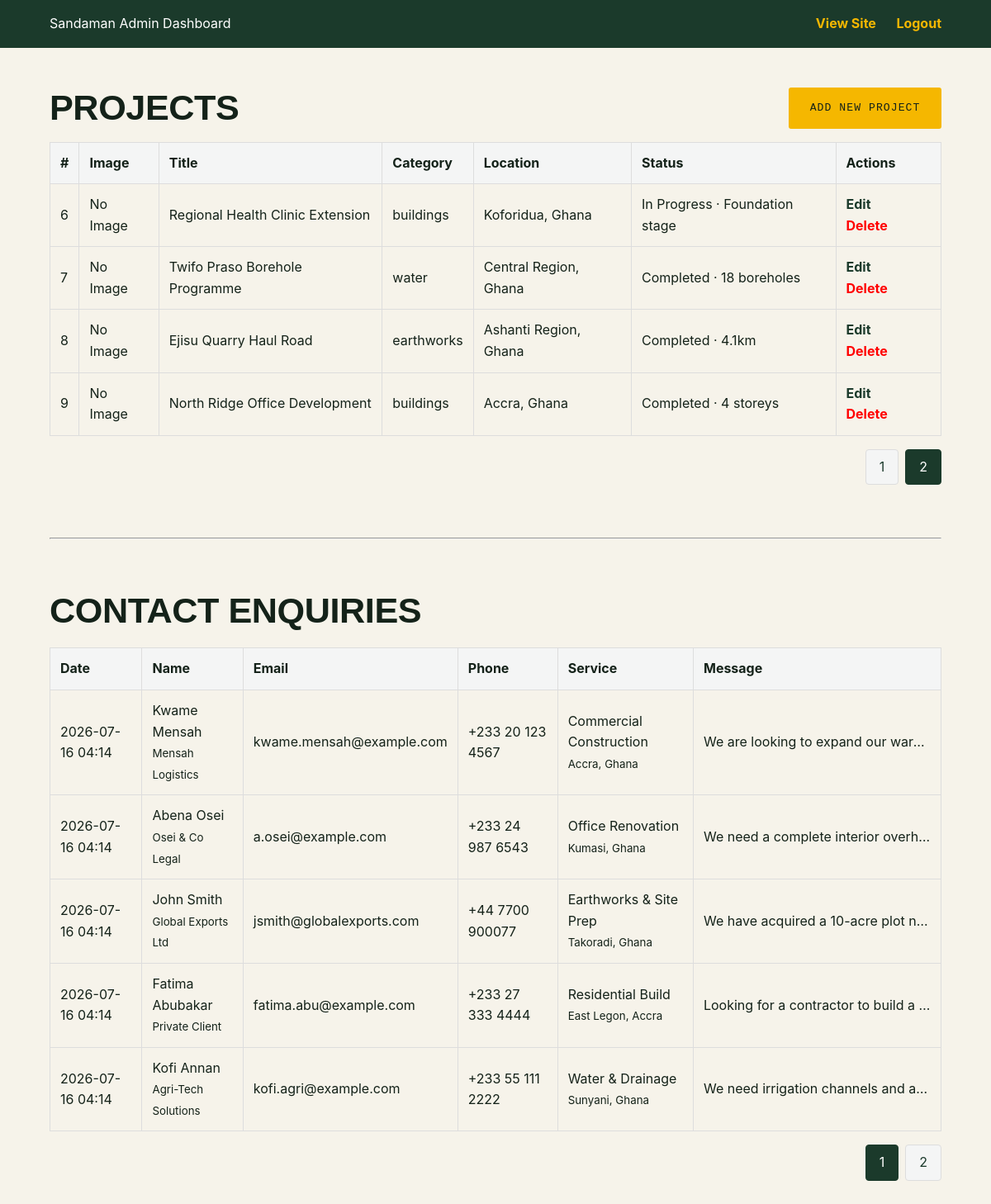
The app's page /admin/index.php?p_proj=2&p_cont=1 (signed in) with its own data.
### tables this page shows
CREATE TABLE IF NOT EXISTS projects (
    id INT AUTO_INCREMENT PRIMARY KEY,
    category VARCHAR(50) NOT NULL,
    location VARCHAR(255),
    title VARCHAR(255) NOT NULL,
    status VARCHAR(100),
    image_url VARCHAR(255),
    created_at TIMESTAMP DEFAULT CURRENT_TIMESTAMP
);

CREATE TABLE IF NOT EXISTS contacts (
    id INT AUTO_INCREMENT PRIMARY KEY,
    name VARCHAR(255) NOT NULL,
    company VARCHAR(255),
    email VARCHAR(255) NOT NULL,
    phone VARCHAR(50),
    service VARCHAR(100),
    location VARCHAR(255),
    message TEXT NOT NULL,
    created_at TIMESTAMP DEFAULT CURRENT_TIMESTAMP
);

### admin/index.php (the view, shortened to what this page needs)
<?php
require_once '../db/db.php';
$limit = 5;
$p_cont = isset($_GET['p_cont']) ? max(1, (int)$_GET['p_cont']) : 1;
$offset_cont = ($p_cont - 1) * $limit;
$stmt = $pdo->query('SELECT COUNT(*) FROM contacts');
$total_contacts = $stmt->fetchColumn();
$total_p_cont = ceil($total_contacts / $limit);
$stmt = $pdo->prepare('SELECT * FROM contacts ORDER BY created_at DESC LIMIT :limit OFFSET :offset');
$stmt->bindValue(':limit', $limit, PDO::PARAM_INT);
$stmt->bindValue(':offset', $offset_cont, PDO::PARAM_INT);
$stmt->execute();
$contacts = $stmt->fetchAll();
$p_proj = isset($_GET['p_proj']) ? max(1, (int)$_GET['p_proj']) : 1;
$offset_proj = ($p_proj - 1) * $limit;
$stmt = $pdo->query('SELECT COUNT(*) FROM projects');
$total_projects = $stmt->fetchColumn();
$total_p_proj = ceil($total_projects / $limit);
$stmt = $pdo->prepare('SELECT * FROM projects ORDER BY created_at DESC LIMIT :limit OFFSET :offset');
$stmt->bindValue(':limit', $limit, PDO::PARAM_INT);
$stmt->bindValue(':offset', $offset_proj, PDO::PARAM_INT);
$stmt->execute();
$projects = $stmt->fetchAll();
?>
<!DOCTYPE html>
<html lang="en">
<head>
    <link rel="stylesheet" href="../css/base.css">
    <link rel="stylesheet" href="../css/layout.css">
    <link rel="stylesheet" href="../css/components.css">
</head>
<body>
    <header class="admin-header">
        <div class="container">
            <div>Sandaman Admin Dashboard</div>
            <div>
                <a href="../index" target="_blank" style="margin-right:20px;">View Site</a>
                <a href="logout.php">Logout</a>
            </div>
        </div>
    </header>
    <main class="container dashboard-section">
        <div class="header-actions">
            <h2>Projects</h2>
            <a href="project_add.php" class="btn btn-primary">Add New Project</a>
        </div>
        <div class="table-responsive">
            <table>
                <thead>
                <tr>
                    <th>#</th>
                    <th>Image</th>
                    <th>Title</th>
                    <th>Category</th>
                    <th>Location</th>
                    <th>Status</th>
                    <th>Actions</th>
                </tr>
            </thead>
            <tbody>
                <?php if (empty($projects)): ?>
                    <tr><td colspan="7">No projects found.</td></tr>
                <?php else: ?>
                    <?php foreach ($projects as $index => $p): ?>
                        <tr>
                            <td><?= ($offset_proj + $index + 1) ?></td>
                            <td>
                                <?php if ($p['image_url']): ?>
                                    <img src="../<?= htmlspecialchars($p['image_url']) ?>" alt="Img" style="width:50px; height:50px; object-fit:cover;">
                                <?php else: ?>
                                    No Image
                                <?php endif; ?>
                            </td>
                            <td><?= htmlspecialchars($p['title']) ?></td>
                            <td><?= htmlspecialchars($p['category']) ?></td>
                            <td><?= htmlspecialchars($p['location']) ?></td>
                            <td><?= htmlspecialchars($p['status']) ?></td>
                            <td class="actions">
                                <a href="project_edit.php?id=<?= $p['id'] ?>">Edit</a>
                                <a href="#" class="delete" onclick="openDeleteModal('project_delete.php?id=<?= $p['id'] ?>'); return false;">Delete</a>
                            </td>
                        </tr>
                    <?php endforeach; ?>
                <?php endif; ?>
            </tbody>
        </table>
        </div>
        <?php if ($total_p_proj > 1): ?>
        <div class="pagination">
            <?php for ($i = 1; $i <= $total_p_proj; $i++): ?>
                <a href="?p_proj=<?= $i ?>&p_cont=<?= $p_cont ?>" class="<?= $i === $p_proj ? 'active' : '' ?>"><?= $i ?></a>
            <?php endfor; ?>
        </div>
        <?php endif; ?>
        <hr style="margin: 4rem 0;">
        <h2>Contact Enquiries</h2>
        <div class="table-responsive">
            <table>
            <thead>
                <tr>
                    <th>Date</th>
                    <th>Name</th>
                    <th>Email</th>
                    <th>Phone</th>
                    <th>Service</th>
                    <th>Message</th>
                </tr>
            </thead>
            <tbody>
                <?php if (empty($contacts)): ?>
                    <tr><td colspan="6">No enquiries yet.</td></tr>
                <?php else: ?>
                    <?php foreach ($contacts as $c): ?>
                        <tr>
                            <td><?= date('Y-m-d H:i', strtotime($c['created_at'])) ?></td>
                            <td><?= htmlspecialchars($c['name']) ?> <br><small><?= htmlspecialchars($c['company']) ?></small></td>
                            <td><a href="mailto:<?= htmlspecialchars($c['email']) ?>"><?= htmlspecialchars($c['email']) ?></a></td>
                            <td><?= htmlspecialchars($c['phone']) ?></td>
                            <td><?= htmlspecialchars($c['service']) ?> <br><small><?= htmlspecialchars($c['location']) ?></small></td>
                            <td style="max-width: 300px; overflow: hidden; text-overflow: ellipsis; white-space: nowrap;" title="<?= htmlspecialchars($c['message']) ?>">
                                <?= htmlspecialchars($c['message']) ?>
                            </td>
                        </tr>
                    <?php endforeach; ?>
                <?php endif; ?>
            </tbody>
        </table>
        </div>
        <?php if ($total_p_cont > 1): ?>
        <div class="pagination">
            <?php for ($i = 1; $i <= $total_p_cont; $i++): ?>
                <a href="?p_proj=<?= $p_proj ?>&p_cont=<?= $i ?>" class="<?= $i === $p_cont ? 'active' : '' ?>"><?= $i ?></a>
            <?php endfor; ?>
        </div>
        <?php endif; ?>
    </main>
</body>
</html>

### css/base.css (style rules this page uses)
:root { --ink: #142219; --forest: #1B3A2B; --forest-2: #2F5B41; --forest-3: #3E7554; --yellow: #F5B700; --yellow-deep:#C98F00; --paper: #F6F3EA; --paper-2: #EFEADA; --steel: #767C6F; --steel-light:#AEB3A3; --line: #DBD5C2; --line-dark: rgba(246,243,234,0.14); --white: #FFFFFF; --f-display: 'Archivo Expanded', 'Arial Narrow', sans-serif; --f-body: 'Inter', -apple-system, BlinkMacSystemFont, sans-serif; --f-mono: 'IBM Plex Mono', 'SFMono-Regular', monospace; --gutter: clamp(20px, 5vw, 64px); --radius: 3px; --ease: cubic-bezier(.22,.61,.36,1); }
*,*::before,*::after { box-sizing:border-box; }
html { scroll-behavior:smooth; }
body { margin:0; background:var(--paper); color:var(--ink); font-family:var(--f-body); font-size:16px; line-height:1.6; -webkit-font-smoothing:antialiased; overflow-x:hidden; }
a { color:inherit; text-decoration:none; }
h1,h2,h3,h4 { font-family:var(--f-display); font-weight:700; line-height:1.05; letter-spacing:-0.01em; margin:0 0 .5em; text-transform:uppercase; }
h2 { font-size:clamp(1.9rem, 3.6vw, 3rem); }
.container { max-width:1280px; margin:0 auto; padding:0 var(--gutter); }
.btn { display:inline-flex; align-items:center; gap:.6em; padding:.95em 1.8em; font-family:var(--f-mono); font-size:.82rem; font-weight:500; letter-spacing:.08em; text-transform:uppercase; border:2px solid transparent; border-radius:var(--radius); transition:background .25s var(--ease), color .25s var(--ease), border-color .25s var(--ease), transform .2s var(--ease); white-space:nowrap; }
.btn-primary { background:var(--yellow); color:var(--ink); }

### admin/index.php (style rules this page uses)
.admin-header { background: #1B3A2B; color: #fff; padding: 1rem 0; }
.admin-header .container { display: flex; justify-content: space-between; align-items: center; flex-wrap: wrap; gap: 1rem; }
.admin-header a { color: #F5B700; text-decoration: none; font-weight: bold; }
.dashboard-section { padding: 3rem var(--gutter); }
.table-responsive { width: 100%; overflow-x: auto; margin-top: 1rem; }
table { width: 100%; border-collapse: collapse; min-width: 800px; }
th, td { border: 1px solid #ddd; padding: 0.75rem; text-align: left; }
th { background: #f4f5f5; }
.actions a { margin-right: 10px; color: #1B3A2B; font-weight: bold; }
.actions a.delete { color: red; }
.header-actions { display: flex; justify-content: space-between; align-items: center; flex-wrap: wrap; gap: 1rem; margin-bottom: 1rem; }
.header-actions h2 { margin-bottom: 0; }
.pagination { margin-top: 1rem; display: flex; gap: 0.5rem; justify-content: flex-end; }
.pagination a { padding: 0.5rem 1rem; background: #f4f5f5; color: #1B3A2B; text-decoration: none; border: 1px solid #ddd; border-radius: 4px; }
.pagination a.active { background: #1B3A2B; color: #fff; border-color: #1B3A2B; }

### records on screen
projects: index "6", image_url "No Image", title "Regional Health Clinic Extension", category "buildings", location "Koforidua, Ghana", status "In Progress · Foundation stage"
projects: index "7", image_url "No Image", title "Twifo Praso Borehole Programme", category "water", location "Central Region, Ghana", status "Completed · 18 boreholes"
projects: index "8", image_url "No Image", title "Ejisu Quarry Haul Road", category "earthworks", location "Ashanti Region, Ghana", status "Completed · 4.1km"
projects: index "9", image_url "No Image", title "North Ridge Office Development", category "buildings", location "Accra, Ghana", status "Completed · 4 storeys"
contacts: created_at "2026-07-16 04:14", name "Kwame Mensah", company "Mensah Logistics", email "kwame.mensah@example.com", phone "+233 20 123 4567", service "Commercial Construction", location "Accra, Ghana", message "We are looking to expand our war…"
contacts: created_at "2026-07-16 04:14", name "Abena Osei", company "Osei & Co Legal", email "a.osei@example.com", phone "+233 24 987 6543", service "Office Renovation", location "Kumasi, Ghana", message "We need a complete interior overh…"
contacts: created_at "2026-07-16 04:14", name "John Smith", company "Global Exports Ltd", email "jsmith@globalexports.com", phone "+44 7700 900077", service "Earthworks & Site Prep", location "Takoradi, Ghana", message "We have acquired a 10-acre plot n…"
contacts: created_at "2026-07-16 04:14", name "Fatima Abubakar", company "Private Client", email "fatima.abu@example.com", phone "+233 27 333 4444", service "Residential Build", location "East Legon, Accra", message "Looking for a contractor to build a…"
contacts: created_at "2026-07-16 04:14", name "Kofi Annan", company "Agri-Tech Solutions", email "kofi.agri@example.com", phone "+233 55 111 2222", service "Water & Drainage", location "Sunyani, Ghana", message "We need irrigation channels and a…"
